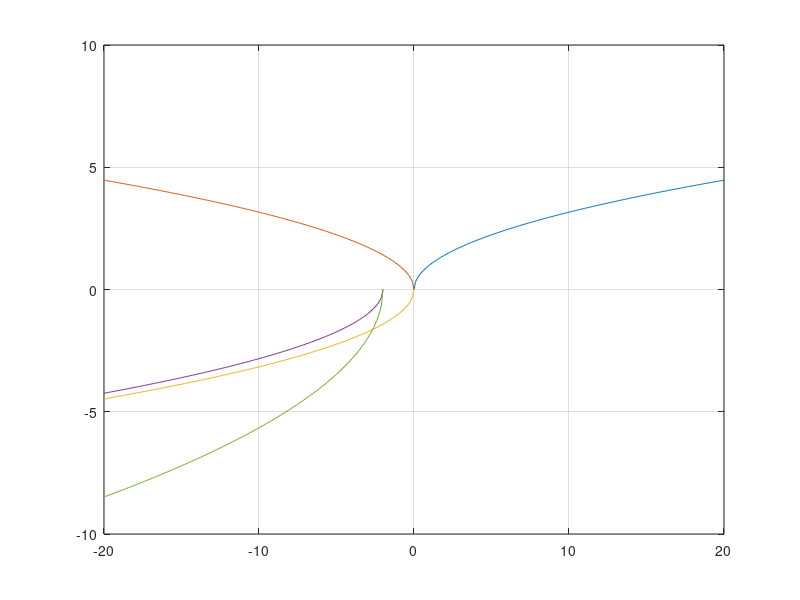

Write the MATLAB code that produced this figure.
x=0:0.1:20;
y=sqrt(x);
plot(x,y)
grid on
hold on

x=-20:0.1:0;
y=sqrt(-x);
plot(x,y)

y=-sqrt(-x);
plot(x,y)

x=-20:0.1:-2;
y=-sqrt(-x-2);
plot(x,y)

y=-2*sqrt(-x-2);
plot(x,y)
